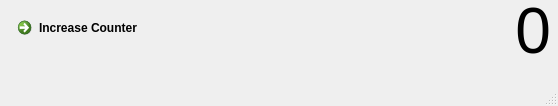
<?xml version="1.0" encoding="UTF-8"?>
<ui version="4.0">
 <class>MainWindow</class>
 <widget class="QMainWindow" name="MainWindow">
  <property name="geometry">
   <rect>
    <x>0</x>
    <y>0</y>
    <width>558</width>
    <height>106</height>
   </rect>
  </property>
  <property name="windowTitle">
   <string>MainWindow</string>
  </property>
  <widget class="QWidget" name="centralwidget">
   <widget class="QCommandLinkButton" name="next_commandLinkButton">
    <property name="geometry">
     <rect>
      <x>10</x>
      <y>10</y>
      <width>185</width>
      <height>41</height>
     </rect>
    </property>
    <property name="text">
     <string>Increase Counter</string>
    </property>
   </widget>
   <widget class="QLabel" name="next_label">
    <property name="geometry">
     <rect>
      <x>210</x>
      <y>0</y>
      <width>341</width>
      <height>61</height>
     </rect>
    </property>
    <property name="font">
     <font>
      <pointsize>48</pointsize>
     </font>
    </property>
    <property name="text">
     <string>0</string>
    </property>
    <property name="alignment">
     <set>Qt::AlignRight|Qt::AlignTrailing|Qt::AlignVCenter</set>
    </property>
   </widget>
  </widget>
  <widget class="QMenuBar" name="menubar">
   <property name="geometry">
    <rect>
     <x>0</x>
     <y>0</y>
     <width>558</width>
     <height>21</height>
    </rect>
   </property>
  </widget>
  <widget class="QStatusBar" name="statusbar"/>
 </widget>
 <resources/>
 <connections/>
</ui>
